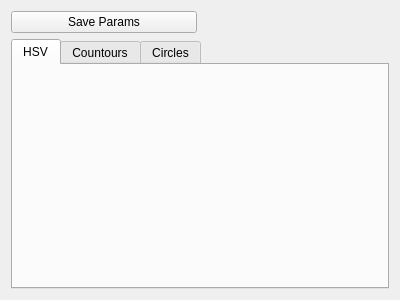
<?xml version="1.0" encoding="UTF-8"?>
<ui version="4.0">
 <class>Form</class>
 <widget class="QWidget" name="Form">
  <property name="geometry">
   <rect>
    <x>0</x>
    <y>0</y>
    <width>400</width>
    <height>300</height>
   </rect>
  </property>
  <property name="windowTitle">
   <string>Form</string>
  </property>
  <layout class="QGridLayout" name="gridLayout">
   <item row="0" column="0">
    <widget class="QPushButton" name="save_params_btn">
     <property name="text">
      <string>Save Params</string>
     </property>
    </widget>
   </item>
   <item row="1" column="0" colspan="2">
    <widget class="QTabWidget" name="tabWidget">
     <property name="currentIndex">
      <number>0</number>
     </property>
     <widget class="HsvParamsWidget" name="hsv_tab">
      <attribute name="title">
       <string>HSV</string>
      </attribute>
     </widget>
     <widget class="ContourFilterParamsWidget" name="contour_filter_tab">
      <attribute name="title">
       <string>Countours</string>
      </attribute>
     </widget>
     <widget class="CircleParamsWidget" name="circles_tab">
      <attribute name="title">
       <string>Circles</string>
      </attribute>
     </widget>
    </widget>
   </item>
  </layout>
 </widget>
 <customwidgets>
  <customwidget>
   <class>HsvParamsWidget</class>
   <extends>QWidget</extends>
   <header>lib/ui/params_subpanels.h</header>
   <container>1</container>
  </customwidget>
  <customwidget>
   <class>CircleParamsWidget</class>
   <extends>QWidget</extends>
   <header>lib/ui/params_subpanels.h</header>
   <container>1</container>
  </customwidget>
  <customwidget>
   <class>ContourFilterParamsWidget</class>
   <extends>QWidget</extends>
   <header>lib/ui/params_subpanels.h</header>
   <container>1</container>
  </customwidget>
 </customwidgets>
 <resources/>
 <connections/>
</ui>
